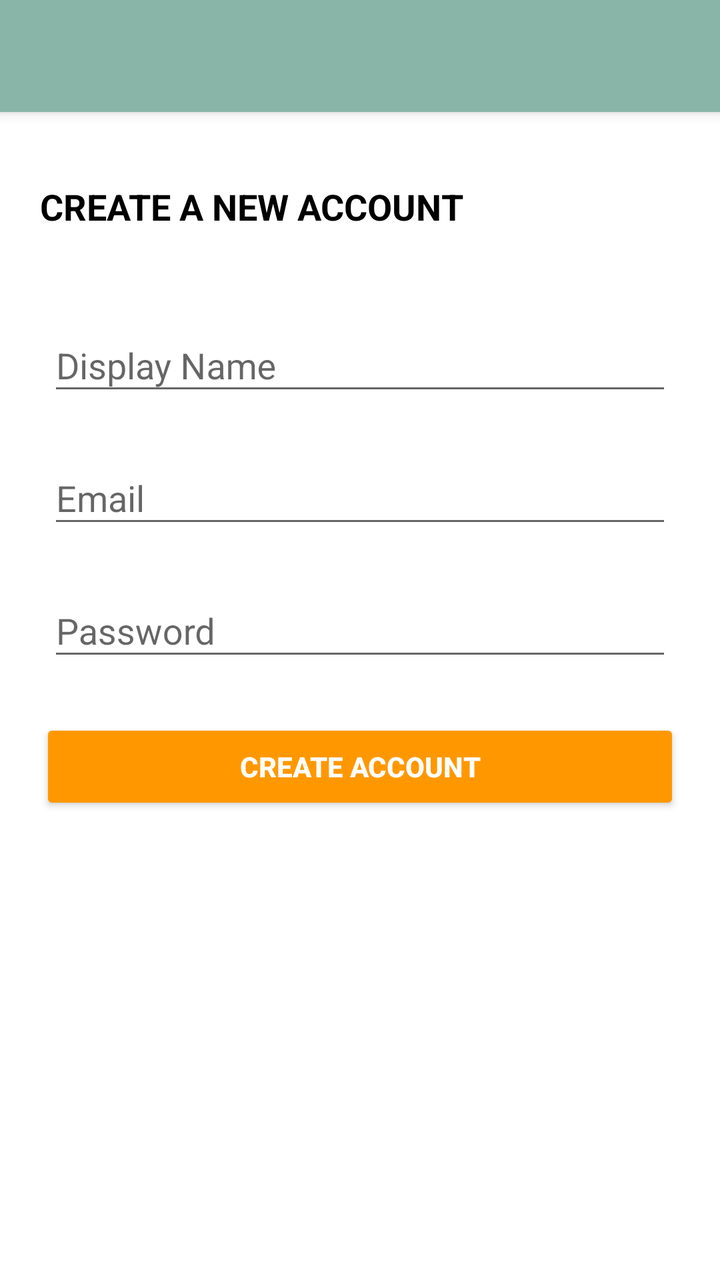
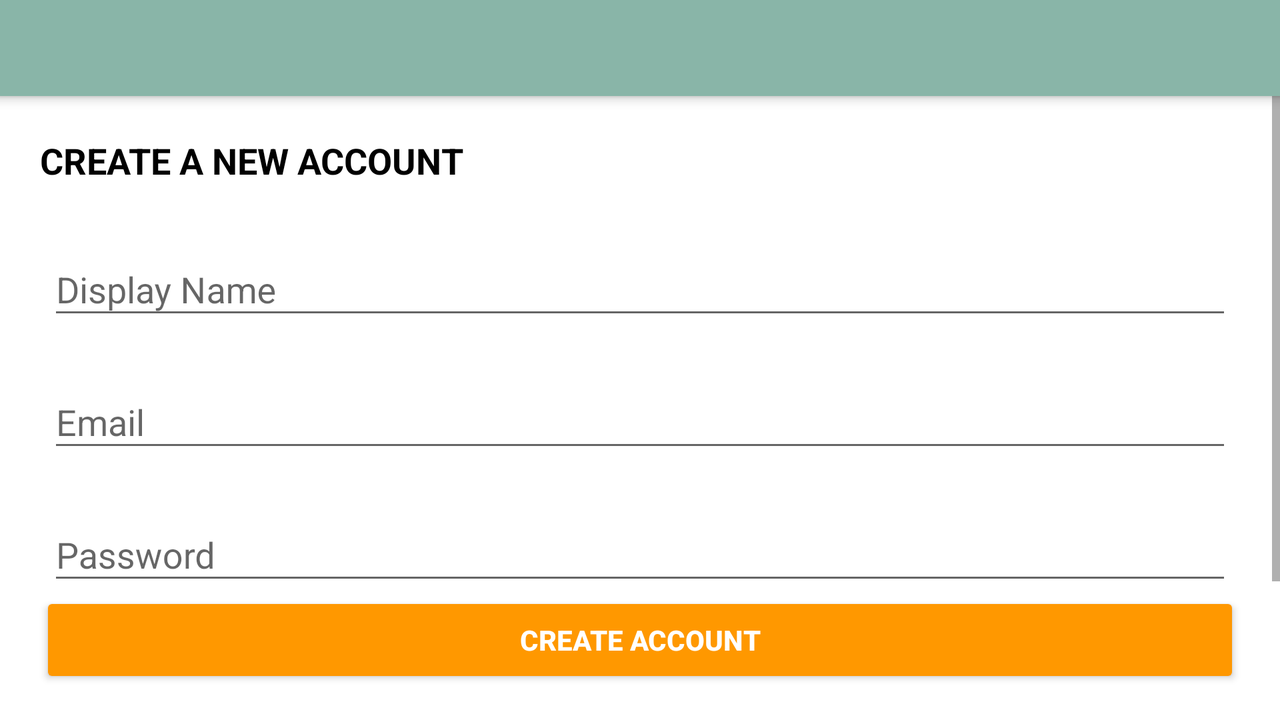

First picture: res/layout/ on a phone held upright. Second picture: the repository's own variant of that layout, on a device whose configuration matches the variant's folder. Source for both follows.
<!-- AndroidManifest.xml: application theme AppTheme -->
<!-- res/layout/activity_register.xml -->
<android.support.constraint.ConstraintLayout xmlns:android="http://schemas.android.com/apk/res/android"
    xmlns:app="http://schemas.android.com/apk/res-auto"
    xmlns:tools="http://schemas.android.com/tools"
    android:layout_width="match_parent"
    android:layout_height="match_parent"
    android:background="@android:color/white"
    tools:context=".RegisterActivity">

    <include
        android:id="@+id/register_toolbar"
        layout="@layout/app_bar_layout"
        android:layout_width="0dp"
        android:layout_height="wrap_content"
        android:layout_marginEnd="0dp"
        android:layout_marginStart="0dp"
        android:layout_marginTop="0dp"
        app:layout_constraintEnd_toEndOf="parent"
        app:layout_constraintStart_toStartOf="parent"
        app:layout_constraintTop_toTopOf="parent" />

    <TextView
        android:id="@+id/login_label"
        android:layout_width="0dp"
        android:layout_height="wrap_content"
        android:layout_marginStart="20dp"
        android:layout_marginTop="35dp"
        android:text="@string/create_a_new_account"
        android:textAllCaps="true"
        android:textColor="@android:color/black"
        android:textSize="18sp"
        android:textStyle="bold"
        app:layout_constraintStart_toStartOf="parent"
        app:layout_constraintTop_toBottomOf="@+id/register_toolbar" />

    <android.support.design.widget.TextInputLayout
        android:id="@+id/register_display_name"
        android:layout_width="match_parent"
        android:layout_height="wrap_content"
        android:layout_marginEnd="20dp"
        android:layout_marginStart="20dp"
        android:layout_marginTop="35dp"
        app:layout_constraintEnd_toEndOf="parent"
        app:layout_constraintStart_toStartOf="parent"
        app:layout_constraintTop_toBottomOf="@+id/login_label">

        <EditText
            android:layout_width="match_parent"
            android:layout_height="wrap_content"
            android:hint="@string/hint_display_name"
            android:layout_margin="4dp"/>
    </android.support.design.widget.TextInputLayout>

    <android.support.design.widget.TextInputLayout
        android:id="@+id/register_email"
        android:layout_width="match_parent"
        android:layout_height="wrap_content"
        android:layout_marginEnd="20dp"
        android:layout_marginStart="20dp"
        android:layout_marginTop="10dp"
        app:layout_constraintEnd_toEndOf="parent"
        app:layout_constraintStart_toStartOf="parent"
        app:layout_constraintTop_toBottomOf="@+id/register_display_name">

        <EditText
            android:layout_width="match_parent"
            android:layout_height="wrap_content"
            android:hint="@string/hint_email"
            android:inputType="textEmailAddress"
            android:layout_margin="4dp"/>
    </android.support.design.widget.TextInputLayout>

    <android.support.design.widget.TextInputLayout
        android:id="@+id/register_password"
        android:layout_width="match_parent"
        android:layout_height="wrap_content"
        android:layout_marginEnd="20dp"
        android:layout_marginStart="20dp"
        android:layout_marginTop="10dp"
        app:layout_constraintEnd_toEndOf="parent"
        app:layout_constraintStart_toStartOf="parent"
        app:layout_constraintTop_toBottomOf="@+id/register_email">

        <EditText
            android:layout_width="match_parent"
            android:layout_height="wrap_content"
            android:hint="@string/hint_password"
            android:inputType="textPassword"
            android:layout_margin="4dp"/>
    </android.support.design.widget.TextInputLayout>

    <Button
        android:id="@+id/register_create_btn"
        android:layout_width="0dp"
        android:layout_height="wrap_content"
        android:layout_alignParentBottom="true"
        android:layout_alignParentStart="true"
        android:layout_marginEnd="20dp"
        android:layout_marginStart="20dp"
        android:layout_marginTop="20dp"
        android:backgroundTint="@color/colorAccent"
        android:paddingLeft="20dp"
        android:paddingRight="20dp"
        android:text="@string/create_account"
        android:textColor="@android:color/white"
        android:textStyle="bold"
        app:layout_constraintEnd_toEndOf="parent"
        app:layout_constraintStart_toStartOf="parent"
        app:layout_constraintTop_toBottomOf="@+id/register_password" />

</android.support.constraint.ConstraintLayout>
<!-- res/layout/app_bar_layout.xml (included above) -->
<?xml version="1.0" encoding="utf-8"?>
<android.support.v7.widget.Toolbar xmlns:android="http://schemas.android.com/apk/res/android"
    android:id="@+id/app_bar"
    android:layout_width="match_parent"
    android:layout_height="wrap_content"
    android:background="@color/colorPrimary"
    android:elevation="@dimen/app_bar_elevation"
    android:theme="@style/ThemeOverlay.AppCompat.Dark.ActionBar">

</android.support.v7.widget.Toolbar>
<!-- resources referenced by this layout -->
<resources>
  <color name="colorAccent">#ff9800</color>
  <color name="colorPrimary">#89b5a8</color>
  <dimen name="app_bar_elevation">4dp</dimen>
  <string name="create_a_new_account">Create a new account</string>
  <string name="create_account">Create Account</string>
  <string name="hint_display_name">Display Name</string>
  <string name="hint_email">Email</string>
  <string name="hint_password">Password</string>
  <style name="AppTheme" parent="Theme.AppCompat.Light.NoActionBar">
          
          <item name="colorPrimary">@color/colorPrimary</item>
          <item name="colorPrimaryDark">@color/colorPrimaryDark</item>
          <item name="colorAccent">@color/colorAccent</item>
          
      </style>
  <color name="colorPrimaryDark">#5b8579</color>
</resources>
<!-- res/layout-land/activity_register.xml (the repository's variant of the layout above) -->
<!-- drawn on the phone turned sideways -->
<?xml version="1.0" encoding="utf-8"?>
<android.support.constraint.ConstraintLayout xmlns:android="http://schemas.android.com/apk/res/android"
    xmlns:app="http://schemas.android.com/apk/res-auto"
    xmlns:tools="http://schemas.android.com/tools"
    android:id="@+id/layout_wrapper_register"
    android:layout_width="match_parent"
    android:layout_height="match_parent"
    android:background="@android:color/white"
    tools:context=".activities.RegisterActivity">

    <include
        android:id="@+id/register_toolbar"
        layout="@layout/app_bar_layout"
        android:layout_width="@dimen/register_toolbar_width"
        android:layout_height="wrap_content"
        android:layout_marginEnd="@dimen/register_toolbar_margin_end"
        android:layout_marginStart="@dimen/register_toolbar_margin_start"
        android:layout_marginTop="@dimen/register_toolbar_margin_top"
        app:layout_constraintEnd_toEndOf="parent"
        app:layout_constraintStart_toStartOf="parent"
        app:layout_constraintTop_toTopOf="parent" />

    <ScrollView
        android:layout_width="@dimen/scrollview_width"
        android:layout_height="@dimen/scrollview_height"
        app:layout_constraintLeft_toLeftOf="parent"
        app:layout_constraintRight_toRightOf="parent"
        app:layout_constraintTop_toTopOf="parent"
        android:layout_marginBottom="@dimen/scrollview_marginBottom"
        app:layout_constraintBottom_toTopOf="@+id/register_create_btn">

    <android.support.constraint.ConstraintLayout xmlns:android="http://schemas.android.com/apk/res/android"
        xmlns:app="http://schemas.android.com/apk/res-auto"
        xmlns:tools="http://schemas.android.com/tools"
        android:id="@+id/constraintRegisterLayout"
        android:layout_width="match_parent"
        android:layout_height="wrap_content"
        android:background="@android:color/white"
        tools:context=".activities.RegisterActivity">

        <include
            android:id="@+id/register_toolbar"
            layout="@layout/app_bar_layout"
            android:layout_width="@dimen/register_toolbar_width"
            android:layout_height="wrap_content"
            android:layout_marginEnd="@dimen/register_toolbar_margin_end"
            android:layout_marginStart="@dimen/register_toolbar_margin_start"
            android:layout_marginTop="@dimen/register_toolbar_margin_top"
            app:layout_constraintEnd_toEndOf="parent"
            app:layout_constraintStart_toStartOf="parent"
            app:layout_constraintTop_toTopOf="parent" />

        <TextView
            android:id="@+id/login_label"
            android:layout_width="@dimen/login_label_width"
            android:layout_height="wrap_content"
            android:layout_marginStart="@dimen/login_label_margin_start"
            android:layout_marginTop="@dimen/login_label_land_marginTop"
            android:text="@string/create_a_new_account"
            android:textAllCaps="true"
            android:textColor="@android:color/black"
            android:textSize="@dimen/login_label_text_size"
            android:textStyle="bold"
            app:layout_constraintStart_toStartOf="parent"
            app:layout_constraintTop_toBottomOf="@+id/register_toolbar" />

        <android.support.design.widget.TextInputLayout
            android:id="@+id/register_display_name"
            android:layout_width="match_parent"
            android:layout_height="wrap_content"
            android:layout_marginEnd="@dimen/register_display_name_margin_end"
            android:layout_marginStart="@dimen/register_display_name_margin_start"
            android:layout_marginTop="@dimen/register_display_name_land_marginTop"
            app:layout_constraintEnd_toEndOf="parent"
            app:layout_constraintStart_toStartOf="parent"
            app:layout_constraintTop_toBottomOf="@+id/login_label">

            <EditText
                android:layout_width="match_parent"
                android:layout_height="wrap_content"
                android:layout_margin="@dimen/register_display_name_edt_margin"
                android:hint="@string/hint_display_name"
                android:inputType="textPersonName" />

        </android.support.design.widget.TextInputLayout>

        <android.support.design.widget.TextInputLayout
            android:id="@+id/register_email"
            android:layout_width="match_parent"
            android:layout_height="wrap_content"
            android:layout_marginEnd="@dimen/register_email_margin_end"
            android:layout_marginStart="@dimen/register_email_margin_start"
            android:layout_marginTop="@dimen/register_email_margin_top"
            app:layout_constraintEnd_toEndOf="parent"
            app:layout_constraintStart_toStartOf="parent"
            app:layout_constraintTop_toBottomOf="@+id/register_display_name">

            <EditText
                android:layout_width="match_parent"
                android:layout_height="wrap_content"
                android:layout_margin="@dimen/register_email_edt_margin"
                android:hint="@string/hint_email"
                android:inputType="textEmailAddress" />

        </android.support.design.widget.TextInputLayout>

        <android.support.design.widget.TextInputLayout
            android:id="@+id/register_password"
            android:layout_width="match_parent"
            android:layout_height="wrap_content"
            android:layout_marginEnd="@dimen/register_password_margin_end"
            android:layout_marginStart="@dimen/register_password_margin_start"
            android:layout_marginTop="@dimen/register_password_margin_top"
            app:layout_constraintEnd_toEndOf="parent"
            app:layout_constraintStart_toStartOf="parent"
            app:layout_constraintTop_toBottomOf="@+id/register_email">

            <EditText
                android:layout_width="match_parent"
                android:layout_height="wrap_content"
                android:layout_margin="@dimen/register_password_edt_margin"
                android:hint="@string/hint_password"
                android:inputType="textPassword" />

        </android.support.design.widget.TextInputLayout>

    </android.support.constraint.ConstraintLayout>

    </ScrollView>

    <Button
        android:id="@+id/register_create_btn"
        android:layout_width="@dimen/register_create_btn_width"
        android:layout_height="wrap_content"
        android:layout_alignParentBottom="true"
        android:layout_alignParentStart="true"
        android:layout_marginBottom="@dimen/register_create_btn_marginBottom"
        android:layout_marginEnd="@dimen/register_create_btn_margin_end"
        android:layout_marginStart="@dimen/register_create_btn_margin_start"
        android:backgroundTint="@color/colorAccent"
        android:paddingEnd="@dimen/register_create_btn_padding_right"
        android:paddingStart="@dimen/register_create_btn_padding_left"
        android:text="@string/create_account"
        android:textColor="@android:color/white"
        android:textStyle="bold"
        app:layout_constraintBottom_toBottomOf="parent"
        app:layout_constraintEnd_toEndOf="parent"
        app:layout_constraintStart_toStartOf="parent" />

</android.support.constraint.ConstraintLayout>
<!-- resources referenced by the variant -->
<!-- as the phone turned sideways resolves them -->
<resources>
  <color name="colorAccent">#ff9800</color>
  <color name="colorPrimary">#89b5a8</color>
  <dimen name="app_bar_elevation">4dp</dimen>
  <dimen name="login_label_land_marginTop">20dp</dimen>
  <dimen name="login_label_margin_start">20dp</dimen>
  <dimen name="login_label_text_size">18sp</dimen>
  <dimen name="login_label_width">0dp</dimen>
  <dimen name="register_create_btn_marginBottom">16dp</dimen>
  <dimen name="register_create_btn_margin_end">20dp</dimen>
  <dimen name="register_create_btn_margin_start">20dp</dimen>
  <dimen name="register_create_btn_padding_left">20dp</dimen>
  <dimen name="register_create_btn_padding_right">20dp</dimen>
  <dimen name="register_create_btn_width">0dp</dimen>
  <dimen name="register_display_name_edt_margin">4dp</dimen>
  <dimen name="register_display_name_land_marginTop">20dp</dimen>
  <dimen name="register_display_name_margin_end">20dp</dimen>
  <dimen name="register_display_name_margin_start">20dp</dimen>
  <dimen name="register_email_edt_margin">4dp</dimen>
  <dimen name="register_email_margin_end">20dp</dimen>
  <dimen name="register_email_margin_start">20dp</dimen>
  <dimen name="register_email_margin_top">10dp</dimen>
  <dimen name="register_password_edt_margin">4dp</dimen>
  <dimen name="register_password_margin_end">20dp</dimen>
  <dimen name="register_password_margin_start">20dp</dimen>
  <dimen name="register_password_margin_top">10dp</dimen>
  <dimen name="register_toolbar_margin_end">0dp</dimen>
  <dimen name="register_toolbar_margin_start">0dp</dimen>
  <dimen name="register_toolbar_margin_top">0dp</dimen>
  <dimen name="register_toolbar_width">0dp</dimen>
  <dimen name="scrollview_height">0dp</dimen>
  <dimen name="scrollview_marginBottom">0dp</dimen>
  <dimen name="scrollview_width">0dp</dimen>
  <string name="create_a_new_account">Create a new account</string>
  <string name="create_account">Create Account</string>
  <string name="hint_display_name">Display Name</string>
  <string name="hint_email">Email</string>
  <string name="hint_password">Password</string>
  <style name="AppTheme" parent="Theme.AppCompat.Light.NoActionBar">
          
          <item name="colorPrimary">@color/colorPrimary</item>
          <item name="colorPrimaryDark">@color/colorPrimaryDark</item>
          <item name="colorAccent">@color/colorAccent</item>
          
      </style>
  <color name="colorPrimaryDark">#5b8579</color>
</resources>
